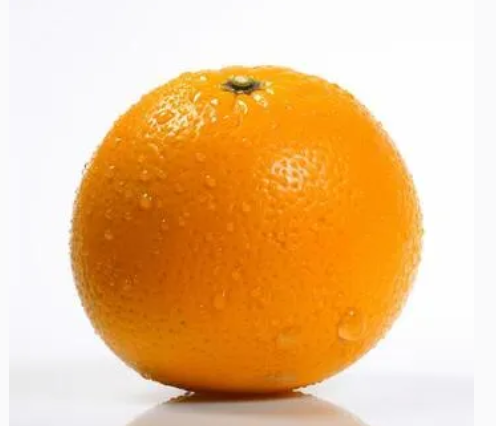
#> input picture TP1/naranja.jpg, 496 x 426 px, found by its file name
$ python 'ejercicio_8_Adquisición y representación de imágenes.py'
#> lines starting #> are read from the running program, lines starting #| are printed output that depends on the picture
#> in main, img is the input picture: shape (426, 496, 4); mean B, G, R, A 143.9, 193.7, 236.5, 255
"""
08
Recorrido por los espacios de color
Pasá la misma imagen a gris, HSV y Lab. Guardá cada canal por separado e indicá en
cuál de ellos está la información de color y en cuál la de iluminación.

Pista Guardar el canal H directamente se ve raro porque va de 0 a 179: reescalalo para inspeccionarlo.
"""

import cv2
import numpy as np


ALFA = 1.4
RUTA="TP1/naranja.jpg"
BETA = 20

def gris(img):
    gris = cv2.cvtColor(img, cv2.COLOR_BGR2GRAY)
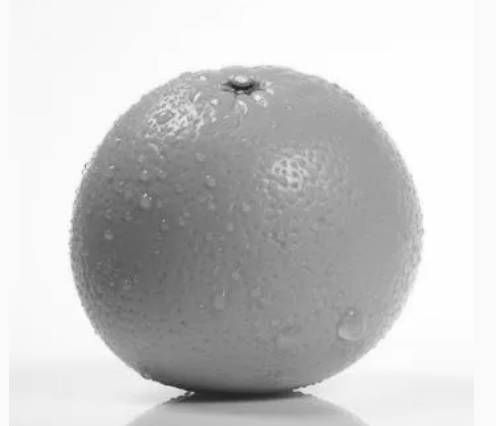
#> gris: shape (426, 496); min 31, max 255, mean 200.8
    cv2.imwrite("gris.jpg", gris)
    #todo iluminacion sin color

def lab(img):
    lab = cv2.cvtColor(img, cv2.COLOR_BGR2LAB)
#> lab: shape (426, 496, 3); mean of channels 0, 1, 2 208.6, 141.6, 157

    L= lab[:,:,0]
    A= lab[:,:,1]
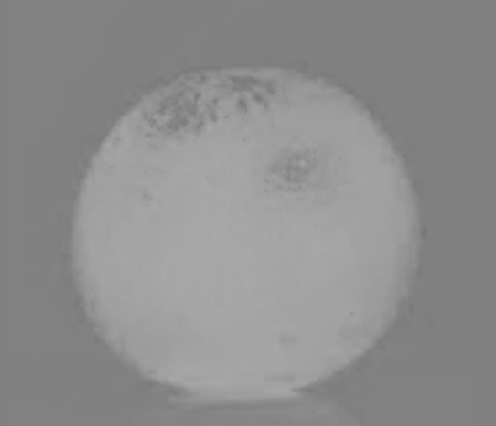
#> A: shape (426, 496); min 119, max 169, mean 141.6
    B= lab[:,:,2]
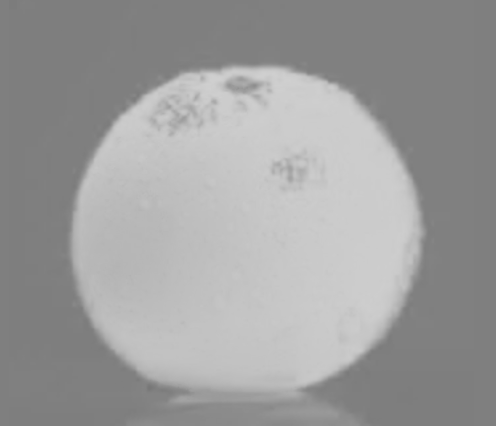
#> B: shape (426, 496); min 119, max 208, mean 157

    cv2.imwrite("lab_l.jpg", L) #color
    cv2.imwrite("lab_a.jpg", A)
    cv2.imwrite("lab_b.jpg", B) #iluminacion


def hsv(img):
    hsv  = cv2.cvtColor(img, cv2.COLOR_BGR2HSV)
#> hsv: shape (426, 496, 3); mean H, S, V 48.1, 107.8, 237.3

    H= hsv[:,:,0]
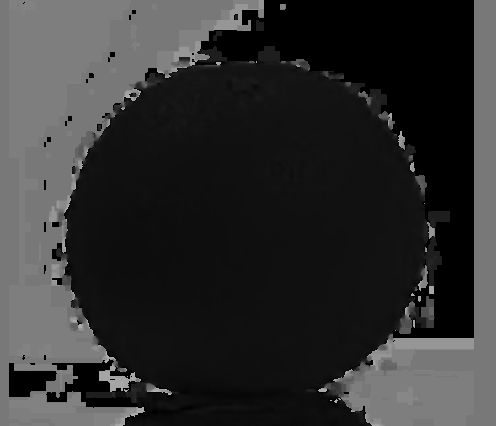
#> H: shape (426, 496); min 0, max 178, mean 48.1
    S= hsv[:,:,1]
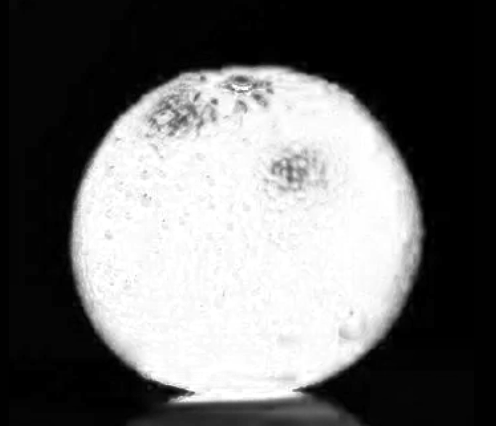
#> S: shape (426, 496); min 0, max 255, mean 107.8
    V=hsv[:,:,2]
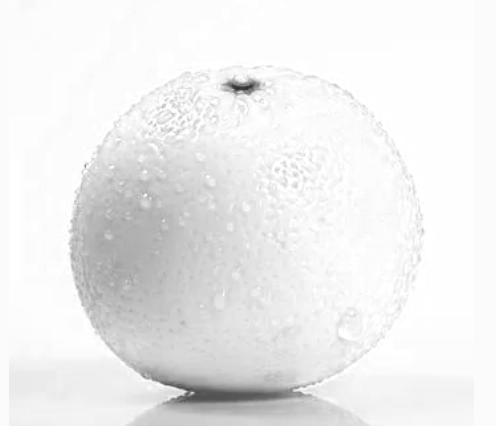
#> V: shape (426, 496); min 43, max 255, mean 237.3

    H_visual = (H.astype(np.float32) * 255 / 179).astype(np.uint8) #reescalado
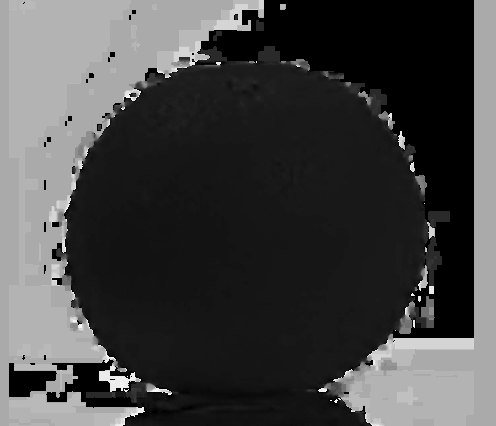
#> H_visual: shape (426, 496); min 0, max 253, mean 68.1

    cv2.imwrite("hsv_H.jpg", H_visual) #color
    cv2.imwrite("hsv_S.jpg", S)
    cv2.imwrite("hsv_V.jpg", V) #iluminacion

def main():

    img = cv2.imread(RUTA, cv2.IMREAD_UNCHANGED)

    gris(img)
    lab(img)
    hsv(img)


if __name__ == "__main__":
    main()
